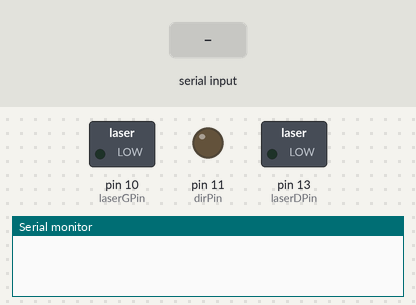
A sketch run on a simulated Arduino Uno, built with avr-gcc and run on an emulated ATmega328P. Shown: switched loads named in the sketch (green lamp = pin HIGH), output pins drawn as LEDs (lit = HIGH), the last lines printed to the serial monitor. The inputs (shaded band) are chosen by the test bench. Pins used as bus, display or sensor lines are not drawn.

Above: at 1.2 s.
1.3 s: "H" received over Serial
At 1.9 s:
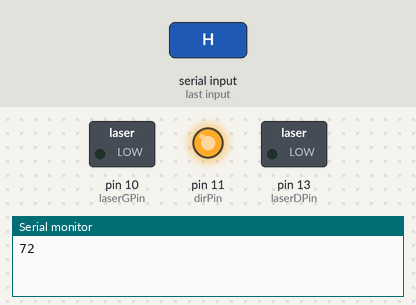
2.8 s: "D" received over Serial
At 4.0 s:
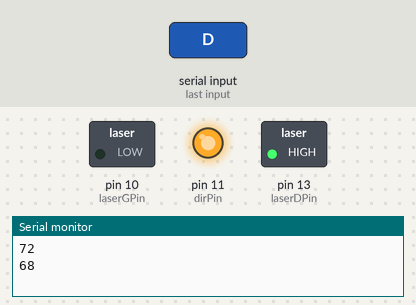
4.3 s: "L" received over Serial
At 5.4 s:
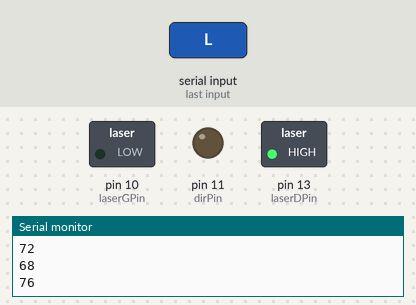
5.8 s: "G" received over Serial
At 6.5 s:
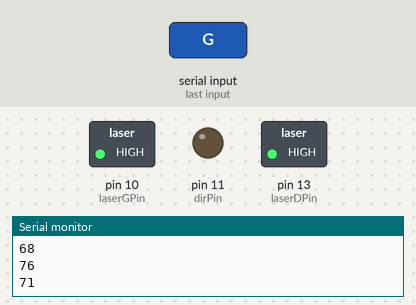
7.3 s: "C" received over Serial
At 7.7 s:
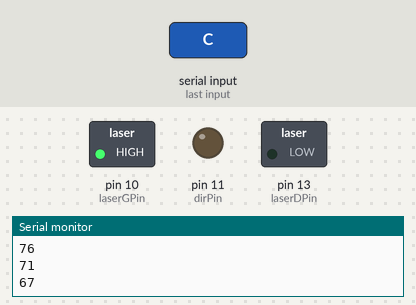
8.8 s: "B" received over Serial
At 10.0 s:
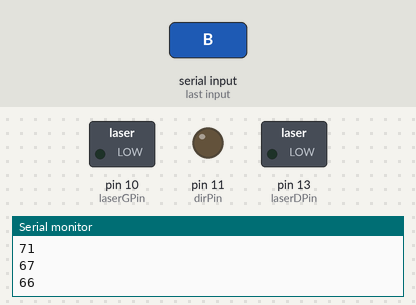
Timing chart, 0 to 11.3 s (numbered marks = the images above; inputs shaded):
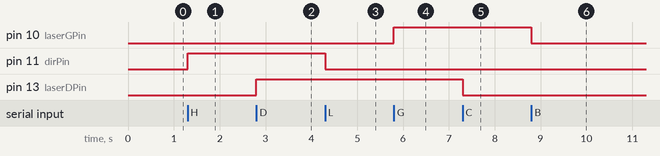

The sketch:

skandal.ino
```cpp
int dirPin = 11;
int stepperPin = 12;
int laserDPin = 13;
int laserGPin = 10;

// a variable to read incoming serial data into
int incomingByte;

void setup() {
    // initialize serial communication:
    Serial.begin(9600);
    // Init pin
    pinMode(dirPin, OUTPUT);
    pinMode(stepperPin, OUTPUT);
    pinMode(laserDPin, OUTPUT);
    pinMode(laserGPin, OUTPUT);
}

void step(boolean dir, int steps){
  digitalWrite(dirPin,dir);
  delay(50);
  for(int i=0; i<steps; i++){
    digitalWrite(stepperPin, HIGH);
    delayMicroseconds(100);
    digitalWrite(stepperPin, LOW);
    delayMicroseconds(100);
  }
}

void loop() {
  // see if there's incoming serial data:
  if (Serial.available() > 0) {
    // read the oldest byte in the serial buffer:
    incomingByte = Serial.read();
    Serial.println(incomingByte);

    // if it's a capital H (ASCII 72)
    if (incomingByte == 'H') {
        step(true, 8);
        delay(50);
    }

    // if it's an L (ASCII 76)
    if (incomingByte == 'L') {
        step(false, 8);
        delay(50);
    }

    // if it's an D
    if (incomingByte == 'D') {
        digitalWrite(laserDPin, HIGH);
    }
    // if it's an F
    if (incomingByte == 'C') {
        digitalWrite(laserDPin, LOW);
    }

    // if it's an G
    if (incomingByte == 'G') {
        digitalWrite(laserGPin, HIGH);
    }
    // if it's an B
    if (incomingByte == 'B') {
        digitalWrite(laserGPin, LOW);
    }

  }
}
```

Measured:
- after the input at 1.3 s, pin 11 (dirPin): LOW → HIGH at once
- after the input at 2.8 s, pin 13 (laserDPin): LOW → HIGH at once
- after the input at 4.3 s, pin 11 (dirPin): HIGH → LOW at once
- after the input at 5.8 s, pin 10 (laserGPin): LOW → HIGH at once
- after the input at 7.3 s, pin 13 (laserDPin): HIGH → LOW at once
- after the input at 8.8 s, pin 10 (laserGPin): HIGH → LOW at once
